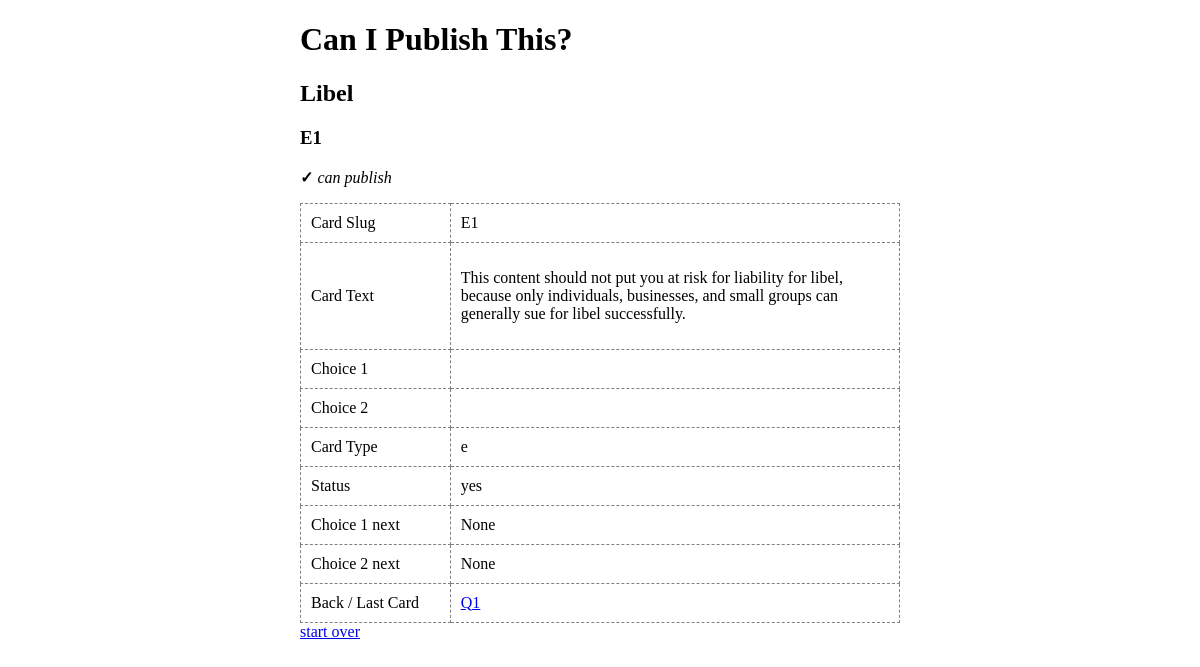
The app's page /libel/E1/, older data.
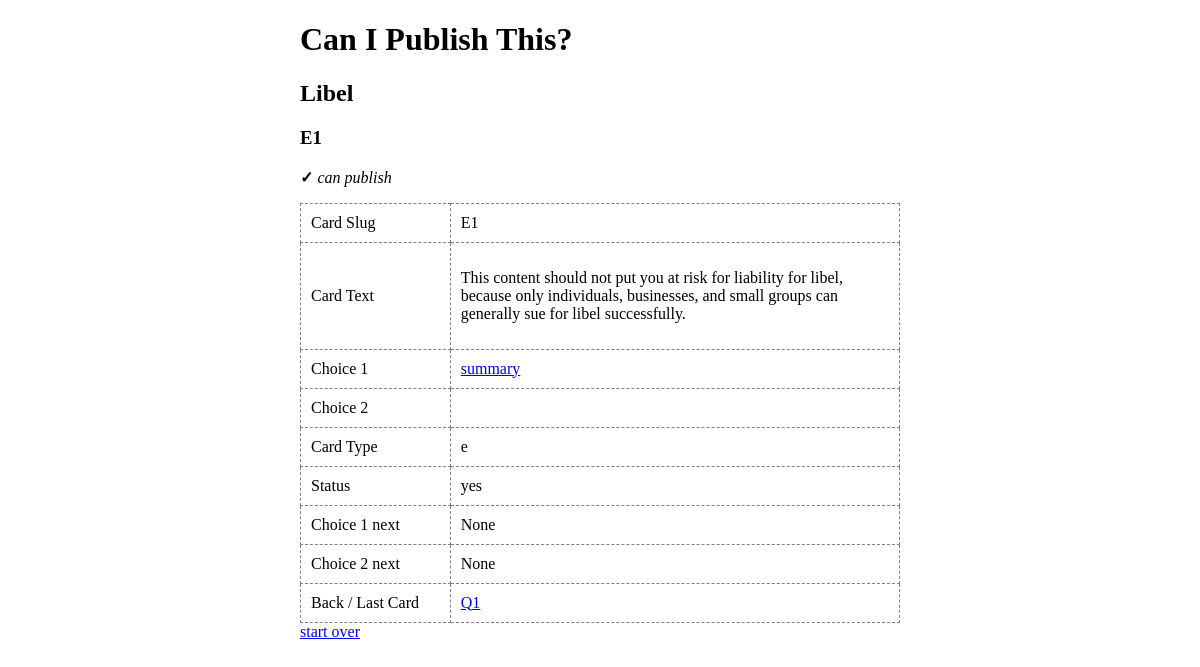
The same page, newer data.
### libel/models.py (models this page shows, shortened)
class Card(models.Model):
    card_slug = models.CharField("Card Slug", max_length=4, null=True)
    card_text = models.TextField("Card Content", null=True)
    CARD_TYPE_CHOICES = (
        ('q', 'Question'),
        ('c', 'Continuation'),
        ('e', 'End Card')
    )
    card_type = models.CharField(
        "Card Type",
        max_length=1,
        choices=CARD_TYPE_CHOICES,
        default='q'
    )
    PUBLISH_CHOICES = (
        ('yes', 'Can Publish'),
        ('no', 'Pause')
    )
    can_publish_status = models.CharField(
        "Can Publish Status",
        max_length=3,
        choices=PUBLISH_CHOICES,
        blank=True,
        null=True
    )
    choice_one = models.CharField("Choice 1", max_length=144, blank=True, default="yes")
    choice_two = models.CharField("Choice 2", max_length=144, blank=True, default="no")
    def __str__(self):
        return self.card_slug

class Relationship(models.Model):
    card = models.ForeignKey(Card, on_delete=models.CASCADE)
    choice_one_next = models.ForeignKey(
        Card,
        on_delete=models.CASCADE,
        related_name="+",
        blank=True,
        null=True
    )
    choice_two_next = models.ForeignKey(
        Card,
        on_delete=models.CASCADE,
        related_name="+",
        blank=True,
        null=True
    )
    choice_back = models.ForeignKey(
        Card,
        on_delete=models.CASCADE,
        related_name="+",
        blank=True,
        null=True
    )

### libel/views.py (the view)
# urls.py: path('<slug:card_slug>/', views.card, name='card'),
def card(request, card_slug):
    card = CARDS.get(card_slug=card_slug)
    rel = RELS.get(card=card.id)
    context = {'card': card, 'rel': rel}
    return render(request, 'libel/card.html', context)

### libel/templates/libel/card.html (shortened to what this page needs)
{% extends "./_base.html" %}
{% block content %}
  <h3>{{ card.card_slug }}</h3>
  {% if card.can_publish_status == 'yes' %}
  <p><strong>&check;</strong> <em>can publish</em></p>
  {% endif %}
  <table>
    <tr>
      <td>Card Slug</td>
      <td>{{ card.card_slug }}</td>
    </tr>
    <tr>
      <td>Card Text</td>
      <td>{% autoescape off %}{{ card.card_text }}{% endautoescape %}</td>
    </tr>
    <tr>
      <td>Choice 1</td>
      {% if card.choice_one == 'summary' %}
      <td><a href="{% url 'summary' card.card_slug %}">{{ card.choice_one }}</a></td>
      {% else %}
      <td><a href="{% url 'card' rel.choice_one_next %}">{{ card.choice_one }}</a></td>
      {% endif %}
    </tr>
    <tr>
      <td>Choice 2</td>
      <td><a href="{% url 'card' rel.choice_two_next %}">{{ card.choice_two }}</a></td>
    </tr>
    <tr>
      <td>Card Type</td>
      <td>{{ card.card_type }}</td>
    </tr>
    <tr>
      <td>Status</td>
      <td>{{ card.can_publish_status }}</td>
    </tr>
    <tr>
      <td>Choice 1 next</td>
      <td>{{ rel.choice_one_next }}</td>
    </tr>
    <tr>
      <td>Choice 2 next</td>
      <td>{{ rel.choice_two_next }}</td>
    </tr>
    <tr>
      <td>Back / Last Card</td>
      <td><a href="{% url 'card' rel.choice_back %}">{{ rel.choice_back }}</a></td>
    </tr>
  </table>
{% endblock %}

### libel/templates/libel/_base.html (shortened to what this page needs)
<!DOCTYPE html>
<html lang="en">
<head>
</head>
<body>
  <div class="container">
    <h1>Can I Publish This?</h1>
    <h2>Libel</h2>
    {% block content %}{% endblock %}
    <footer><a href="{% url 'index' %}">start over</a></footer>
  </div>
</body>
</html>

### libel/templates/libel/_base.html (style rules this page uses)
.container { margin: 20px auto; width: 600px; }
table, td { border: 1px dashed gray; border-collapse: collapse; box-sizing: border-box; padding: 10px; }
table { width: 100%; }
td:first-of-type { width: 25%; }
td { width: 75%; }

Row changes from the older to the newer data that the page shows:
changed Card "yes": choice_one (not shown) → "summary"
